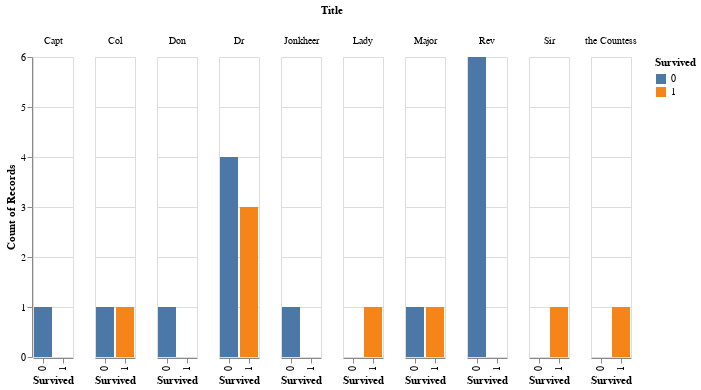

Notebook source saved alongside this figure:
### Code cell
# Doctors, Captains, and Reverands didn't fare too well
alt.Chart(titanic[titanic['Rank'] == True]).mark_bar().encode(
    x='Survived:N',
    y='count()',
    color='Survived:N',
    column='Title'
)

### Figure 1 — Vega-Lite specification as saved in the notebook (floating-point values rounded to 4 significant figures)
{"config": {"view": {"continuousWidth": 400, "continuousHeight": 300}}, "data": {"name": "data-fda5ee22ba0e67cf7877e95429659a9b"}, "mark": "bar", "encoding": {"color": {"type": "nominal", "field": "Survived"}, "column": {"type": "nominal", "field": "Title"}, "x": {"type": "nominal", "field": "Survived"}, "y": {"type": "quantitative", "aggregate": "count"}}, "$schema": "https://vega.github.io/schema/vega-lite/v4.8.1.json", "datasets": {"data-fda5ee22ba0e67cf7877e95429659a9b": [{"PassengerId": 31, "Survived": 0, "Pclass": 1, "Name": "Uruchurtu, Don. Manuel E", "Sex": "male", "Age": 40.0, "SibSp": 0, "Parch": 0, "Ticket": "PC 17601", "Fare": 27.72, "Cabin": null, "Embarked": "C", "Title": "Don", "Rank": true}, {"PassengerId": 150, "Survived": 0, "Pclass": 2, "Name": "Byles, Rev. Thomas Roussel Davids", "Sex": "male", "Age": 42.0, "SibSp": 0, "Parch": 0, "Ticket": "244310", "Fare": 13.0, "Cabin": null, "Embarked": "S", "Title": "Rev", "Rank": true}, {"PassengerId": 151, "Survived": 0, "Pclass": 2, "Name": "Bateman, Rev. Robert James", "Sex": "male", "Age": 51.0, "SibSp": 0, "Parch": 0, "Ticket": "S.O.P. 1166", "Fare": 12.53, "Cabin": null, "Embarked": "S", "Title": "Rev", "Rank": true}, {"PassengerId": 246, "Survived": 0, "Pclass": 1, "Name": "Minahan, Dr. William Edward", "Sex": "male", "Age": 44.0, "SibSp": 2, "Parch": 0, "Ticket": "19928", "Fare": 90.0, "Cabin": "C78", "Embarked": "Q", "Title": "Dr", "Rank": true}, {"PassengerId": 250, "Survived": 0, "Pclass": 2, "Name": "Carter, Rev. Ernest Courtenay", "Sex": "male", "Age": 54.0, "SibSp": 1, "Parch": 0, "Ticket": "244252", "Fare": 26.0, "Cabin": null, "Embarked": "S", "Title": "Rev", "Rank": true}, {"PassengerId": 318, "Survived": 0, "Pclass": 2, "Name": "Moraweck, Dr. Ernest", "Sex": "male", "Age": 54.0, "SibSp": 0, "Parch": 0, "Ticket": "29011", "Fare": 14.0, "Cabin": null, "Embarked": "S", "Title": "Dr", "Rank": true}, {"PassengerId": 399, "Survived": 0, "Pclass": 2, "Name": "Pain, Dr. Alfred", "Sex": "male", "Age": 23.0, "SibSp": 0, "Parch": 0, "Ticket": "244278", "Fare": 10.5, "Cabin": null, "Embarked": "S", "Title": "Dr", "Rank": true}, {"PassengerId": 450, "Survived": 1, "Pclass": 1, "Name": "Peuchen, Major. Arthur Godfrey", "Sex": "male", "Age": 52.0, "SibSp": 0, "Parch": 0, "Ticket": "113786", "Fare": 30.5, "Cabin": "C104", "Embarked": "S", "Title": "Major", "Rank": true}, {"PassengerId": 537, "Survived": 0, "Pclass": 1, "Name": "Butt, Major. Archibald Willingham", "Sex": "male", "Age": 45.0, "SibSp": 0, "Parch": 0, "Ticket": "113050", "Fare": 26.55, "Cabin": "B38", "Embarked": "S", "Title": "Major", "Rank": true}, {"PassengerId": 557, "Survived": 1, "Pclass": 1, "Name": "Duff Gordon, Lady. (Lucille Christiana Sutherland) (\"Mrs Morgan\")", "Sex": "female", "Age": 48.0, "SibSp": 1, "Parch": 0, "Ticket": "11755", "Fare": 39.6, "Cabin": "A16", "Embarked": "C", "Title": "Lady", "Rank": true}, {"PassengerId": 600, "Survived": 1, "Pclass": 1, "Name": "Duff Gordon, Sir. Cosmo Edmund (\"Mr Morgan\")", "Sex": "male", "Age": 49.0, "SibSp": 1, "Parch": 0, "Ticket": "PC 17485", "Fare": 56.93, "Cabin": "A20", "Embarked": "C", "Title": "Sir", "Rank": true}, {"PassengerId": 627, "Survived": 0, "Pclass": 2, "Name": "Kirkland, Rev. Charles Leonard", "Sex": "male", "Age": 57.0, "SibSp": 0, "Parch": 0, "Ticket": "219533", "Fare": 12.35, "Cabin": null, "Embarked": "Q", "Title": "Rev", "Rank": true}, {"PassengerId": 633, "Survived": 1, "Pclass": 1, "Name": "Stahelin-Maeglin, Dr. Max", "Sex": "male", "Age": 32.0, "SibSp": 0, "Parch": 0, "Ticket": "13214", "Fare": 30.5, "Cabin": "B50", "Embarked": "C", "Title": "Dr", "Rank": true}, {"PassengerId": 648, "Survived": 1, "Pclass": 1, "Name": "Simonius-Blumer, Col. Oberst Alfons", "Sex": "male", "Age": 56.0, "SibSp": 0, "Parch": 0, "Ticket": "13213", "Fare": 35.5, "Cabin": "A26", "Embarked": "C", "Title": "Col", "Rank": true}, {"PassengerId": 661, "Survived": 1, "Pclass": 1, "Name": "Frauenthal, Dr. Henry William", "Sex": "male", "Age": 50.0, "SibSp": 2, "Parch": 0, "Ticket": "PC 17611", "Fare": 133.7, "Cabin": null, "Embarked": "S", "Title": "Dr", "Rank": true}, {"PassengerId": 695, "Survived": 0, "Pclass": 1, "Name": "Weir, Col. John", "Sex": "male", "Age": 60.0, "SibSp": 0, "Parch": 0, "Ticket": "113800", "Fare": 26.55, "Cabin": null, "Embarked": "S", "Title": "Col", "Rank": true}, {"PassengerId": 746, "Survived": 0, "Pclass": 1, "Name": "Crosby, Capt. Edward Gifford", "Sex": "male", "Age": 70.0, "SibSp": 1, "Parch": 1, "Ticket": "WE/P 5735", "Fare": 71.0, "Cabin": "B22", "Embarked": "S", "Title": "Capt", "Rank": true}, {"PassengerId": 760, "Survived": 1, "Pclass": 1, "Name": "Rothes, the Countess. of (Lucy Noel Martha Dyer-Edwards)", "Sex": "female", "Age": 33.0, "SibSp": 0, "Parch": 0, "Ticket": "110152", "Fare": 86.5, "Cabin": "B77", "Embarked": "S", "Title": "the Countess", "Rank": true}, {"PassengerId": 767, "Survived": 0, "Pclass": 1, "Name": "Brewe, Dr. Arthur Jackson", "Sex": "male", "Age": null, "SibSp": 0, "Parch": 0, "Ticket": "112379", "Fare": 39.6, "Cabin": null, "Embarked": "C", "Title": "Dr", "Rank": true}, {"PassengerId": 797, "Survived": 1, "Pclass": 1, "Name": "Leader, Dr. Alice (Farnham)", "Sex": "female", "Age": 49.0, "SibSp": 0, "Parch": 0, "Ticket": "17465", "Fare": 25.93, "Cabin": "D17", "Embarked": "S", "Title": "Dr", "Rank": true}, {"PassengerId": 823, "Survived": 0, "Pclass": 1, "Name": "Reuchlin, Jonkheer. John George", "Sex": "male", "Age": 38.0, "SibSp": 0, "Parch": 0, "Ticket": "19972", "Fare": 0.0, "Cabin": null, "Embarked": "S", "Title": "Jonkheer", "Rank": true}, {"PassengerId": 849, "Survived": 0, "Pclass": 2, "Name": "Harper, Rev. John", "Sex": "male", "Age": 28.0, "SibSp": 0, "Parch": 1, "Ticket": "248727", "Fare": 33.0, "Cabin": null, "Embarked": "S", "Title": "Rev", "Rank": true}, {"PassengerId": 887, "Survived": 0, "Pclass": 2, "Name": "Montvila, Rev. Juozas", "Sex": "male", "Age": 27.0, "SibSp": 0, "Parch": 0, "Ticket": "211536", "Fare": 13.0, "Cabin": null, "Embarked": "S", "Title": "Rev", "Rank": true}]}}
